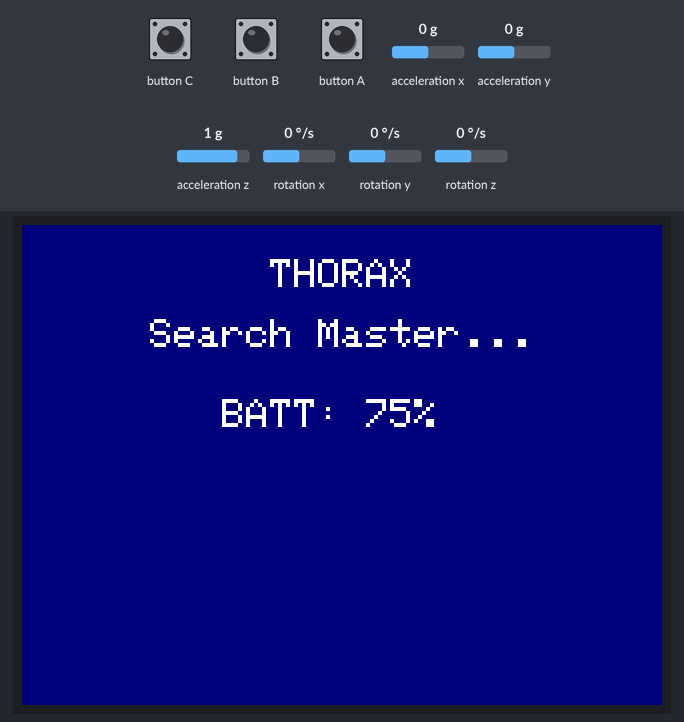
The program below on a simulated ESP32-S3. Shown: 320×240 colour display. The test bench sets the inputs (shaded band); at power-on: acceleration x 0 g, acceleration y 0 g, acceleration z 1 g, rotation x 0 °/s, rotation y 0 °/s, rotation z 0 °/s.

Above: at 0.3 s.
At 4.2 s:
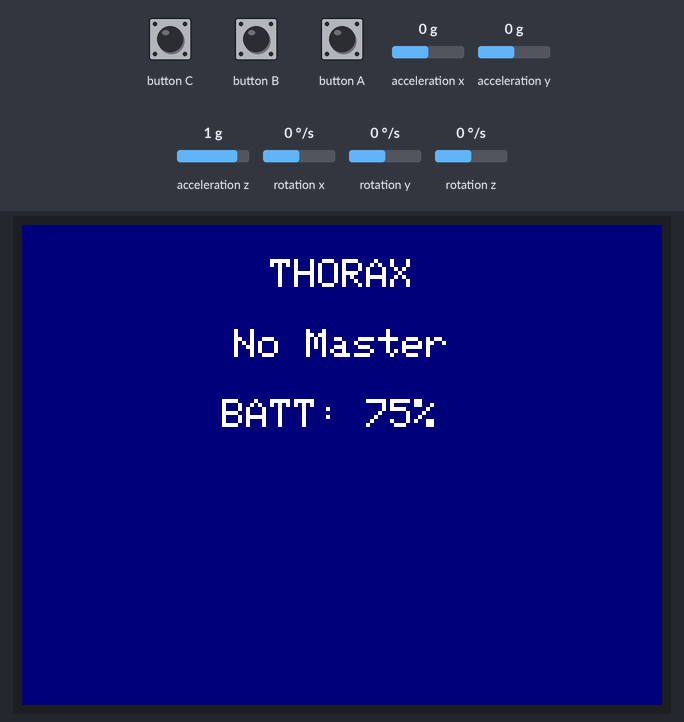

The program:

main.cpp
```cpp
#include <M5Unified.h>
#include <esp_now.h>
#include <WiFi.h>
#include <esp_wifi.h>
#include <esp_sleep.h>

// --- CONFIGURATION ---
#define SENSOR_ID 5            // 5 = Thorax (upper trunk, C7–T1)
#define SAMPLE_RATE_MS 5       // 200 Hz sampling rate (5 ms)
#define DISPLAY_TIMEOUT_MS 30000 // 30 seconds display activity

uint8_t broadcastAddress[] = {0xFF, 0xFF, 0xFF, 0xFF, 0xFF, 0xFF};

// --- DATA STRUCTURE TRANSMIT PACKET (IMU) ---
// Reuses struct_imu_data layout for master compatibility (foot_id field carries SENSOR_ID).
// Field repurposing for thorax (identical axis convention to the pelvis node — mount the
// sensor the SAME way: display facing outward, top edge up, flat against the spine at C7–T1):
//   gyro_x    = gy  — sagittal pitch rate (anterior/posterior tilt)
//   accel_z   = az  — vertical acceleration (+1.0g at rest)
//   accel_y   = ay  — anterior-posterior acceleration (sagittal)
//   gyro_roll = gz  — yaw rate (transverse rotation) [not used for poise; drift-prone]
//   accel_x   = ax  — lateral acceleration
typedef struct struct_imu_data {
  uint8_t foot_id;
  float gyro_x;          // Sagittal pitch rate (gy)
  float accel_z;         // Vertical acceleration
  float accel_y;         // Anterior-posterior acceleration
  float gyro_roll;       // Yaw rate (gz — transverse rotation)
  float accel_x;         // Lateral acceleration
  uint8_t battery_level; // 0–100 %; updated every ~30 s, 0 = not yet read
} struct_imu_data;

// --- DATA STRUCTURE RECEIVE PACKET (HANDSHAKE ACK FROM MASTER) ---
typedef struct struct_handshake_ack {
  uint8_t master_channel;
  uint8_t confirmed;
} struct_handshake_ack;

struct_imu_data sensorData;
esp_now_peer_info_t peerInfo;

// Status variables for handshake & display
volatile bool masterAckReceived = false;
volatile uint8_t masterConfirmedChannel = 0;
volatile uint32_t lastMasterAckTime = 0;
const uint32_t MASTER_TIMEOUT_MS = 3000;

volatile bool pendingUIUpdate = false;

uint8_t currentChannel = 1;
bool masterConnected = false;
unsigned long lastRescanTime = 0;
const unsigned long RESCAN_INTERVAL_MS = 60000;

unsigned long lastBatteryUpdate = 0;
unsigned long displayTurnOnTime = 0;
bool isDisplayOn = true;

void updateChannelDisplay() {
  M5.Display.setTextSize(2);
  M5.Display.setTextColor(WHITE, NAVY);
  M5.Display.fillRect(0, 45, M5.Display.width(), 30, NAVY);

  if (masterConnected) {
    char chBuf[32];
    snprintf(chBuf, sizeof(chBuf), "Ch: %d", currentChannel);
    M5.Display.drawString(chBuf, M5.Display.width() / 2, 60);
  } else {
    M5.Display.drawString("No Master", M5.Display.width() / 2, 60);
  }
}

void updateBatteryDisplay() {
  int level = M5.Power.getBatteryLevel();
  sensorData.battery_level = (uint8_t)level;
  M5.Display.setTextSize(2);
  M5.Display.setTextColor(WHITE, NAVY);
  char battBuf[16];
  snprintf(battBuf, sizeof(battBuf), "BATT: %d%% ", level);
  M5.Display.drawString(battBuf, M5.Display.width() / 2, 95);
}

uint8_t scanForMaster() {
  sensorData.foot_id = SENSOR_ID;
  sensorData.gyro_x  = 0;
  sensorData.accel_z = 1.0;
  sensorData.accel_y = 0.0;

  memcpy(peerInfo.peer_addr, broadcastAddress, 6);
  peerInfo.encrypt = false;

  uint8_t foundCh = 0;

  for (uint8_t ch = 1; ch <= 13; ch++) {
    esp_wifi_set_promiscuous(true);
    esp_wifi_set_channel(ch, WIFI_SECOND_CHAN_NONE);
    esp_wifi_set_promiscuous(false);

    peerInfo.channel = ch;

    if (esp_now_is_peer_exist(broadcastAddress)) {
      esp_now_del_peer(broadcastAddress);
    }
    esp_now_add_peer(&peerInfo);

    delay(15);

    for (int attempt = 0; attempt < 5; attempt++) {
      masterAckReceived = false;
      esp_now_send(broadcastAddress, (uint8_t *)&sensorData, sizeof(sensorData));

      uint32_t startWait = millis();
      while (millis() - startWait < 50) {
        if (masterAckReceived) {
          foundCh = (masterConfirmedChannel > 0) ? masterConfirmedChannel : ch;
          break;
        }
        delay(1);
      }
      if (foundCh > 0) break;
      delay(5);
    }

    if (foundCh > 0) break;
  }

  return foundCh;
}

// --- ESP-NOW RECEIVE CALLBACK ---
#if defined(ESP_ARDUINO_VERSION_MAJOR) && ESP_ARDUINO_VERSION_MAJOR >= 3
void OnDataRecv(const esp_now_recv_info_t *recv_info, const uint8_t *data, int len) {
#else
void OnDataRecv(const uint8_t *mac_addr, const uint8_t *data, int len) {
#endif
  if (len == sizeof(struct_handshake_ack)) {
    struct_handshake_ack ack;
    memcpy(&ack, data, sizeof(ack));
    if (ack.confirmed == 1) {
      masterConfirmedChannel = ack.master_channel;
      masterAckReceived = true;
      lastMasterAckTime = millis();

      if (!masterConnected) {
        masterConnected = true;
        currentChannel = (ack.master_channel > 0) ? ack.master_channel : currentChannel;
        pendingUIUpdate = true;
      }
    }
  }
}

void setup() {
  setCpuFrequencyMhz(80);

  auto cfg = M5.config();
  cfg.internal_imu = true;
  M5.begin(cfg);

  M5.Display.setRotation(1);
  M5.Display.setTextDatum(middle_center);
  M5.Display.setBrightness(64);

  M5.Display.fillScreen(NAVY);
  M5.Display.setTextColor(WHITE, NAVY);
  M5.Display.setTextSize(2);
  M5.Display.drawString("THORAX", M5.Display.width() / 2, 25);

  updateBatteryDisplay();
  displayTurnOnTime = millis();

  WiFi.mode(WIFI_STA);
  WiFi.disconnect();
  WiFi.setTxPower(WIFI_POWER_11dBm);

  if (esp_now_init() != ESP_OK) {
    M5.Display.setTextSize(1);
    M5.Display.drawString("ESP-NOW Error!", M5.Display.width() / 2, 55);
    return;
  }

  esp_now_register_recv_cb(OnDataRecv);

  M5.Display.setTextSize(2);
  M5.Display.drawString("Search Master...", M5.Display.width() / 2, 55);

  uint8_t foundChannel = scanForMaster();

  M5.Display.fillScreen(NAVY);
  M5.Display.setTextSize(2);
  M5.Display.drawString("THORAX", M5.Display.width() / 2, 25);

  if (foundChannel > 0) {
    masterConnected = true;
    currentChannel = foundChannel;
    lastMasterAckTime = millis();
  } else {
    masterConnected = false;
    currentChannel = 1;
  }

  esp_wifi_set_promiscuous(true);
  esp_wifi_set_channel(currentChannel, WIFI_SECOND_CHAN_NONE);
  esp_wifi_set_promiscuous(false);

  peerInfo.channel = currentChannel;
  if (esp_now_is_peer_exist(broadcastAddress)) {
    esp_now_del_peer(broadcastAddress);
  }
  esp_now_add_peer(&peerInfo);

  updateChannelDisplay();
  updateBatteryDisplay();

  lastRescanTime = millis();
  displayTurnOnTime = millis();
}

void loop() {
  M5.update();

  if (pendingUIUpdate) {
    pendingUIUpdate = false;
    if (isDisplayOn) {
      updateChannelDisplay();
    }
  }

  if (M5.BtnA.wasPressed()) {
    isDisplayOn = true;
    displayTurnOnTime = millis();
    M5.Display.setBrightness(128);
    updateBatteryDisplay();
  }

  if (M5.BtnB.wasHold()) {
    M5.Display.setBrightness(128);
    M5.Display.fillScreen(BLACK);
    M5.Display.setTextColor(WHITE, BLACK);
    M5.Display.setTextSize(2);
    M5.Display.drawString("OFF...", M5.Display.width() / 2, M5.Display.height() / 2);
    delay(500);
    M5.Power.powerOff();
  }

  if (isDisplayOn && (millis() - displayTurnOnTime > DISPLAY_TIMEOUT_MS)) {
    isDisplayOn = false;
    M5.Display.setBrightness(0);
  }

  if (isDisplayOn && (millis() - lastBatteryUpdate > 2000)) {
    lastBatteryUpdate = millis();
    updateBatteryDisplay();
  }

  if (masterConnected && (millis() - lastMasterAckTime > MASTER_TIMEOUT_MS)) {
    masterConnected = false;
    lastRescanTime = millis();
    if (isDisplayOn) {
      updateChannelDisplay();
    }
  }

  if (!masterConnected && (millis() - lastRescanTime > RESCAN_INTERVAL_MS)) {
    lastRescanTime = millis();

    if (isDisplayOn) {
      M5.Display.setTextSize(2);
      M5.Display.setTextColor(WHITE, NAVY);
      M5.Display.fillRect(0, 45, M5.Display.width(), 30, NAVY);
      M5.Display.drawString("Scanning...", M5.Display.width() / 2, 60);
    }

    uint8_t foundCh = scanForMaster();

    if (foundCh > 0) {
      masterConnected = true;
      currentChannel = foundCh;

      esp_wifi_set_promiscuous(true);
      esp_wifi_set_channel(currentChannel, WIFI_SECOND_CHAN_NONE);
      esp_wifi_set_promiscuous(false);

      peerInfo.channel = currentChannel;
      if (esp_now_is_peer_exist(broadcastAddress)) {
        esp_now_del_peer(broadcastAddress);
      }
      esp_now_add_peer(&peerInfo);
    } else {
      esp_wifi_set_promiscuous(true);
      esp_wifi_set_channel(currentChannel, WIFI_SECOND_CHAN_NONE);
      esp_wifi_set_promiscuous(false);

      peerInfo.channel = currentChannel;
      if (esp_now_is_peer_exist(broadcastAddress)) {
        esp_now_del_peer(broadcastAddress);
      }
      esp_now_add_peer(&peerInfo);
    }

    if (isDisplayOn) {
      updateChannelDisplay();
    }
  }

  // --- ACQUIRE IMU DATA AND SEND TO MASTER ---
  float gx, gy, gz;
  float ax, ay, az;

  M5.Imu.getGyro(&gx, &gy, &gz);
  M5.Imu.getAccel(&ax, &ay, &az);

  sensorData.foot_id   = SENSOR_ID;
  sensorData.gyro_x    = gy;   // Sagittal pitch rate
  sensorData.accel_z   = az;   // Vertical (correct mounting: display outward, top up)
  sensorData.accel_y   = ay;   // Sagittal (anterior-posterior)
  sensorData.gyro_roll = gz;   // Yaw rate (transverse rotation)
  sensorData.accel_x   = ax;   // Lateral

  static uint16_t battCounter = 0;
  if (++battCounter >= 6000) { battCounter = 0; sensorData.battery_level = (uint8_t)M5.Power.getBatteryLevel(); }

  esp_now_send(broadcastAddress, (uint8_t *)&sensorData, sizeof(sensorData));


  delay(SAMPLE_RATE_MS);
}
```
